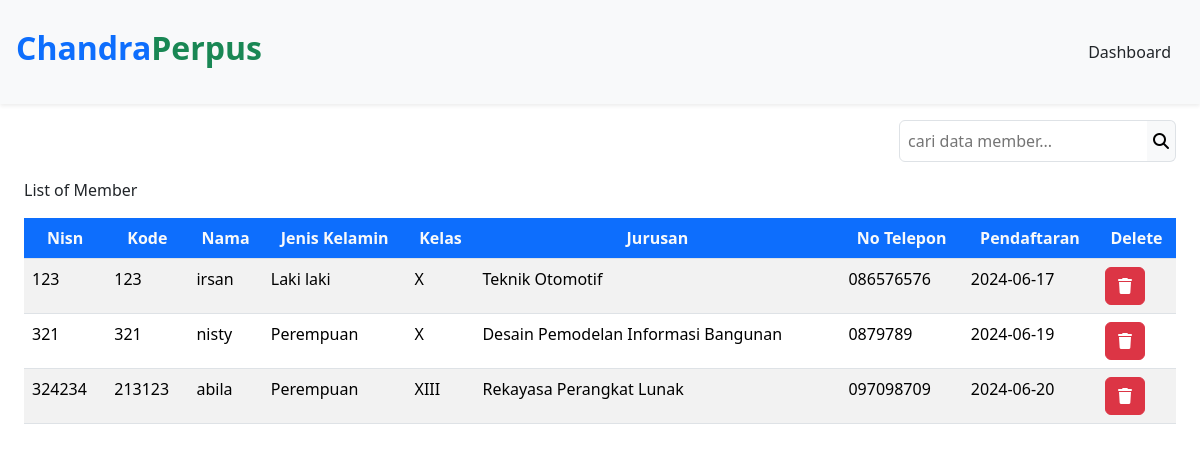
Page /DashboardAdmin/member/member.php (signed in) on the committed database.
### tables this page shows
CREATE TABLE `member` (
  `nisn` int(11) NOT NULL,
  `kode_member` varchar(12) NOT NULL,
  `nama` varchar(255) NOT NULL,
  `password` varchar(255) NOT NULL,
  `jenis_kelamin` varchar(20) NOT NULL,
  `kelas` varchar(5) NOT NULL,
  `jurusan` varchar(50) NOT NULL,
  `no_tlp` varchar(15) NOT NULL,
  `tgl_pendaftaran` date NOT NULL
);

### config/config.php (called while the page is built, shortened)
<?php
$host = "127.0.0.1";
$username = "root";
$password = "";
$database_name = "perpustakaan";
$connection = mysqli_connect($host, $username, $password, $database_name);
function queryReadData($dataKategori) {
  global $connection;
  $result = mysqli_query($connection, $dataKategori);
  $items = [];
  while($item = mysqli_fetch_assoc($result)) {
    $items[] = $item;
  }
  return $items;
}
?>

### DashboardAdmin/member/member.php (the view, shortened to what this page needs)
<?php
require "../../config/config.php";
$member = queryReadData("SELECT * FROM member");
?>
<!DOCTYPE html>
<html lang="en">
  <head>
    <link href="https://cdn.jsdelivr.net/npm/bootstrap@5.3.2/dist/css/bootstrap.min.css" rel="stylesheet">
  </head>
  <body>
    <nav class="navbar fixed-top bg-body-tertiary shadow-sm">
      <div class="container-fluid p-3">
        <a class="navbar-brand" href="#">
        <h2 class="fw-bold text-success"><span class="text-primary">Chandra</span>Perpus</h2>
        </a>
        <a class="btn btn-tertiary" href="../dashboardAdmin.php">Dashboard</a>
      </div>
    </nav>
    <div class="p-4 mt-5">
     <form action="" method="post" class="mt-5">
       <div class="input-group d-flex justify-content-end mb-3">
         <input class="border p-2 rounded rounded-end-0 bg-tertiary" type="text" name="keyword" id="keyword" placeholder="cari data member...">
         <button class="border border-start-0 bg-light rounded rounded-start-0" type="submit" name="search"><i class="fa-solid fa-magnifying-glass"></i></button>
       </div>
      </form>
      <caption>List of Member</caption>
      <div class="table-responsive mt-3">
        <table class="table table-striped table-hover">
        <thead class="text-center">
          <tr>
            <th class="bg-primary text-light">Nisn</th>
            <th class="bg-primary text-light">Kode</th>
            <th class="bg-primary text-light">Nama</th>
            <th class="bg-primary text-light">Jenis Kelamin</th>
            <th class="bg-primary text-light">Kelas</th>
            <th class="bg-primary text-light">Jurusan</th>
            <th class="bg-primary text-light">No Telepon</th>
            <th class="bg-primary text-light">Pendaftaran</th>
            <th class="bg-primary text-light">Delete</th>
          </tr>
        </thead>
      <?php foreach($member as $item) : ?>
      <tr>
        <td><?=$item["nisn"];?></td>
        <td><?=$item["kode_member"];?></td>
        <td><?=$item["nama"];?></td>
        <td><?=$item["jenis_kelamin"];?></td>
        <td><?=$item["kelas"];?></td>
        <td><?=$item["jurusan"];?></td>
        <td><?=$item["no_tlp"];?></td>
        <td><?=$item["tgl_pendaftaran"];?></td>
        <td>
          <div class="action">
             <a href="deleteMember.php?id=<?= $item["nisn"]; ?>" class="btn btn-danger" onclick="return confirm('Yakin ingin menghapus data member ?');"><i class="fa-solid fa-trash"></i></a>
           </div>
        </td>
       </tr>
      <?php endforeach;?>
    </table>
    </div>
  </div>
  </body>
</html>

### rows in the picture
member: nisn "123", kode_member "123", nama "irsan", jenis_kelamin "Laki laki", kelas "X", jurusan "Teknik Otomotif", no_tlp "086576576", tgl_pendaftaran "2024-06-17"
member: nisn "321", kode_member "321", nama "nisty", jenis_kelamin "Perempuan", kelas "X", jurusan "Desain Pemodelan Informasi Bangunan", no_tlp "0879789", tgl_pendaftaran "2024-06-19"
member: nisn "324234", kode_member "213123", nama "abila", jenis_kelamin "Perempuan", kelas "XIII", jurusan "Rekayasa Perangkat Lunak", no_tlp "097098709", tgl_pendaftaran "2024-06-20"
